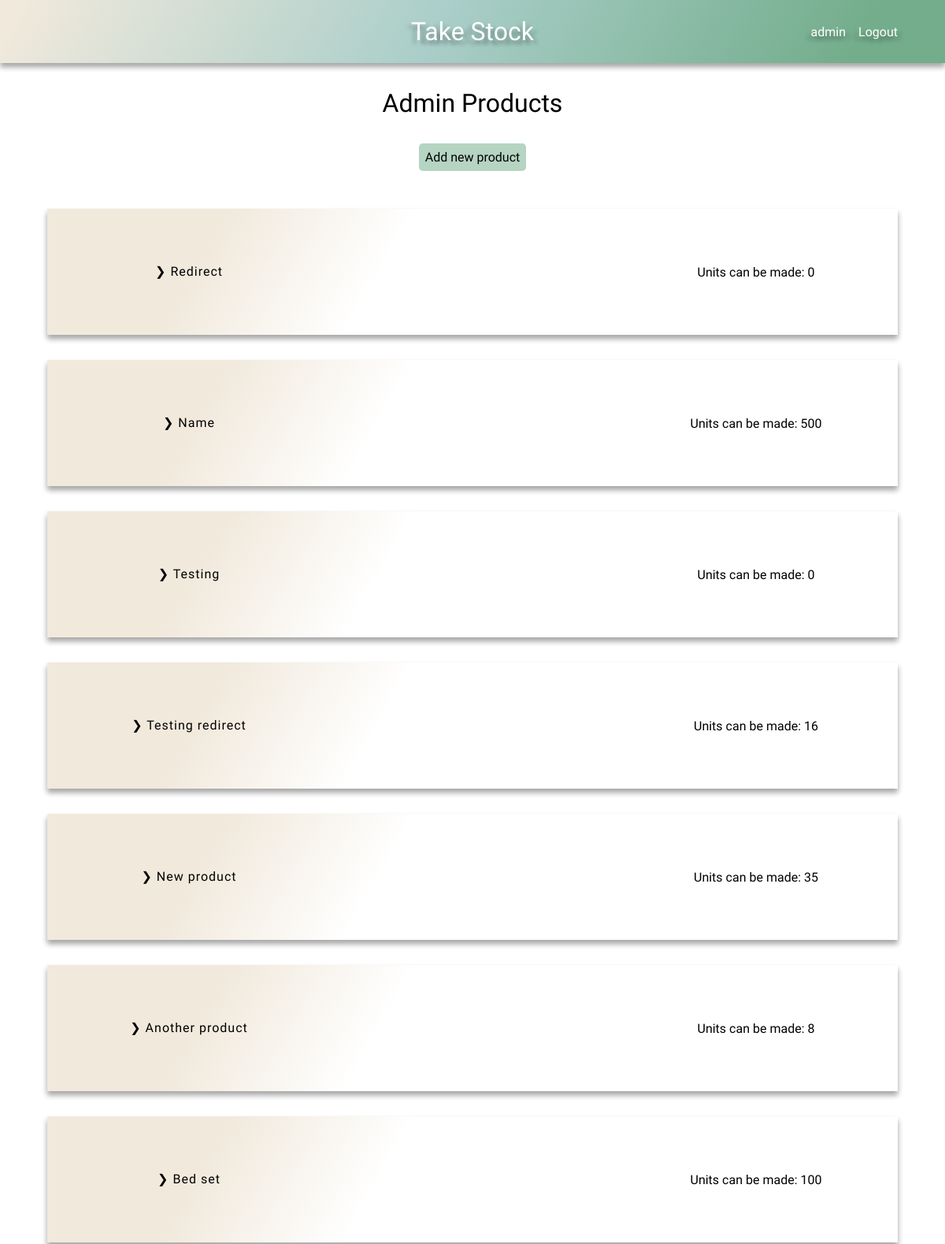
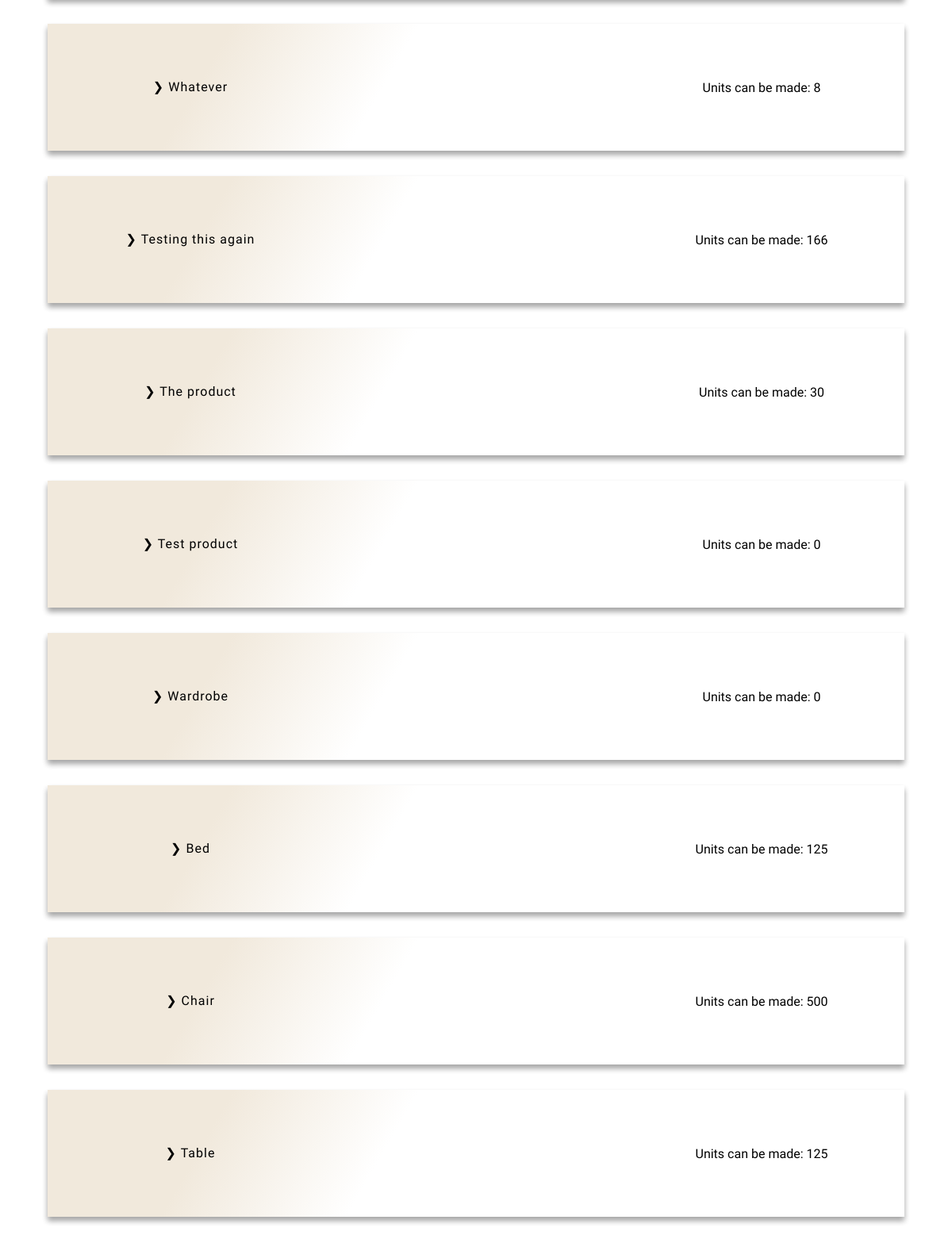
Screenshot of /products/ (signed in) with the database file from the repository (2 pictures, top to bottom).
### stock/models.py (models this page shows)
class Product(models.Model):
    name = models.CharField(max_length=100)
    stock_parts = models.ManyToManyField(Stock)
    company = models.ForeignKey(User, on_delete=models.CASCADE, default=1)
    def __str__(self):
        return f'{self.name}'

### stock/views.py (the view)
# urls.py: path('products/', product_page, name='products'),
def product_page(request):
    default_user = request.user
    products = Product.objects.filter(company=default_user)
    number_to_be_made = {}
    for product in products:
        parts = Parts.objects.filter(
            product_part_belongs_to=product.id
            )
        units = {}
        amount = []
        total_units_to_be_made = {}
        for i in parts:
            units_to_make = (i.item.number_in_stock / i.number_required)
            units_to_make = math.floor(units_to_make)
            units[i.product_part_belongs_to] = units_to_make
            amount.append(units_to_make)
        amount.sort()
        amount = amount[:1]
        if len(amount) == 0 or amount[0] == 0:
            total_units_to_be_made = 0
        else:
            for num in amount:
                int(num)
                total_units_to_be_made = num
        number_to_be_made[product.id] = total_units_to_be_made
    context = {
        'products': products,
        'number_to_be_made': number_to_be_made,
        'default_user': default_user
    }
    return render(request, 'products.html', context)

### stock/context_processors.py (called while the page is built)
def base(request):
    default_user = request.user
    return ({'default_user': default_user})

### stock/templates/products.html
{% extends 'base.html' %}
{% load static %}
{% block head %}
    <link rel="stylesheet" href="{% static 'css/product.css' %}">
    <link rel="stylesheet" href="{% static 'css/style.css' %}">
{% endblock %}
{% block content %}
    <h1>{{ default_user|title }} Products</h1>
    <div class="add-new btn btn-submit btn-hover">
        <a href="{% url 'add_new_product' %}">Add new product</a>
    </div>
    {% if not products %}
        <h2 class="center">You don't have any products yet!</h2>
    {% else %}
        <div class="product-container">
            {% for product in products %}
                <div class="product-row">
                    <div class="product">
                        <a href="{% url 'product-detail' product.id %}">❯ {{ product }}</a>
                    </div>
                    <div class="orders">
                    </div>
                    <div class="unit-number">
                        {% for key, value in number_to_be_made.items %}
                            {% if product.id == key %}
                                Units can be made: {{ value }}
                            {% endif %}
                        {% endfor %}
                    </div>
                </div>
            {% endfor %}
        </div>
    {% endif %}
{% endblock %}

### stock/templates/base.html (shortened to what this page needs)
{% load static %}
<!DOCTYPE html>
<html lang="en">
<head>
    <link rel="stylesheet" href="{% static 'css/style.css' %}">
    {% block head %}
    {% endblock %}
</head>
<body>
    <header class="main-header">
        <h1><a href="{% url 'home' %}">Take Stock</a></h1>
        <div class="user-nav">
            {% if user.is_authenticated %}
                <div id="dropdown">{{ default_user }}
                </div>
                <a href="{% url 'logout' %}">Logout</a>
            {% else %}
                <a href="{% url 'login' %}">Login</a>
                <a href="{% url 'register' %}">Register</a>
            {% endif %}
        </div>
    </header>
    {% block content %}
    {% endblock %}
</body>
</html>

### stock/static/css/style.css (style rules this page uses)
:root { --clr-mix-calm: 120deg, #f1e9dc 2%, #aacec9, #73ad8b 90%; --shadow: 0 10px 20px 0 rgba(0, 0, 0, .2), 0 10px 20px 0 rgba(0, 0, 0, .2); --shadow-s: 0 5px 7px 0 rgba(0, 0, 0, .2), 0 5px 7px 0 rgba(0, 0, 0, .2); --shadow-l: 0 20px 30px 0 rgba(0, 0, 0, .2), 0 20px 30px 0 rgba(0, 0, 0, .2); --shadow-tl: 5px 5px 5px rgba(0, 0, 0, .2), -5px 5px 5px rgba(0, 0, 0, .2); --header-height: 5em; --hover: .522; --btn-submit: hsla(145, 26%, 56%, var(--hover)); --btn-delete: hsla(0, 58%, 86%, var(--hover)); }
*, *::before, *::after { margin: 0; padding: 0; box-sizing: border-box; text-decoration: none; list-style-type: none; color: #000000; font-family: 'Nanum Gothic', 'Gill Sans', 'Gill Sans MT', Calibri, 'Trebuchet MS', sans-serif; font-weight: 300; }
body { overflow-x: hidden; }
h1, .center, .add-new { width: max-content; margin: 1em auto; }
.add-new { padding: .5em; border-radius: 5px; }
.main-header { display: flex; justify-content: center; align-items: center; height: var(--header-height); background: linear-gradient(var(--clr-mix-calm)); box-shadow: var(--shadow-s); position: relative; }
.main-header h1 a { color: #FFFFFF; text-shadow: var(--shadow-tl); }
.btn { border: none; }
.btn-submit { background-color: var(--btn-submit); }
.user-nav { max-width: 20%; display: flex; justify-content: space-between; gap: 1em; position: absolute; right: 5%; }
.user-nav div, .user-nav a { color: #FFFFFF; text-shadow: var(--shadow-tl); }
#dropdown { position: relative; cursor: pointer; }

### stock/static/css/product.css (style rules this page uses)
.product-container { min-width: 80%; max-width: 90%; margin: 2em auto; display: flex; flex-direction: column-reverse; }
.product-row { width: 100%; height: 10em; display: flex; align-items: center; text-align: center; justify-content: space-between; margin: 1em 0; box-shadow: var(--shadow-s); background-image: linear-gradient( 120deg, #f1e9dc 20%, transparent 40% ); }
.product, .orders, .unit-number { height: 100%; width: 100%; display: flex; justify-content: center; align-items: center; }
.product a { padding: 3em; line-height: 2em; letter-spacing: 1px; text-underline-offset: .2em; }

### rows the page displays
Product: name "Table", number_to_be_made "125"
Product: name "Chair", number_to_be_made "500"
Product: name "Bed", number_to_be_made "125"
Product: name "Wardrobe", number_to_be_made "0"
Product: name "Test product", number_to_be_made "0"
Product: name "The product", number_to_be_made "30"
Product: name "Testing this again", number_to_be_made "166"
Product: name "Whatever", number_to_be_made "8"
Product: name "Bed set", number_to_be_made "100"
Product: name "Another product", number_to_be_made "8"
Product: name "New product", number_to_be_made "35"
Product: name "Testing redirect", number_to_be_made "16"
Product: name "Testing", number_to_be_made "0"
Product: name "Name", number_to_be_made "500"
Product: name "Redirect", number_to_be_made "0"

### other values shown
{{ default_user }} "admin"
{{ default_user|title }} "Admin"
